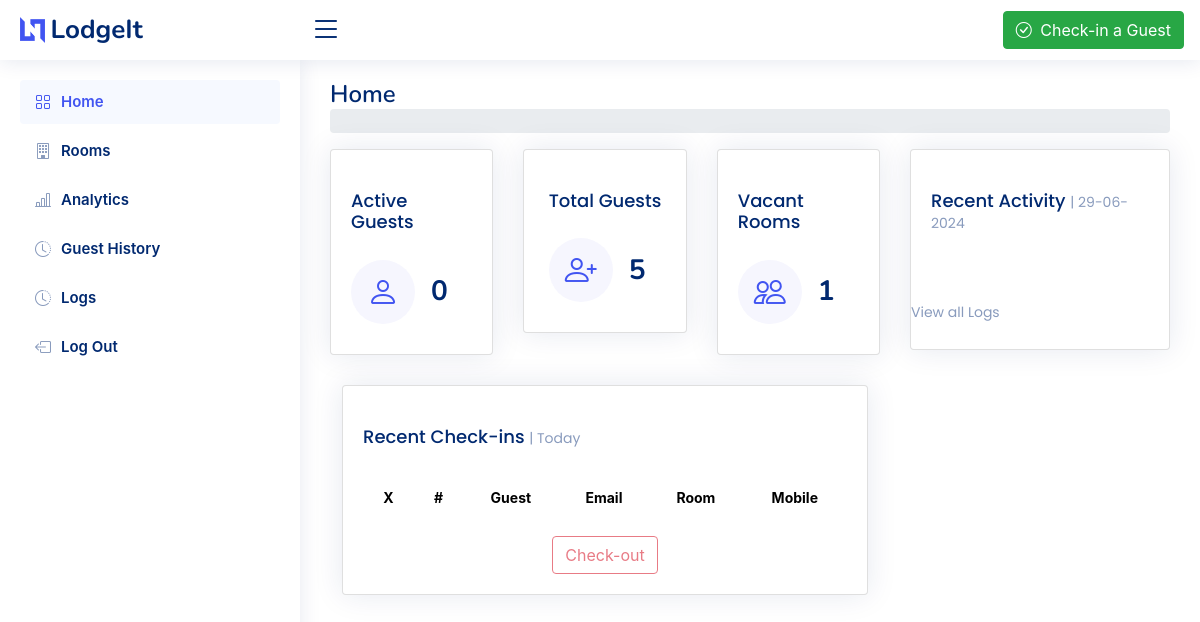
/ (signed in), run on an earlier commit of the app's database.
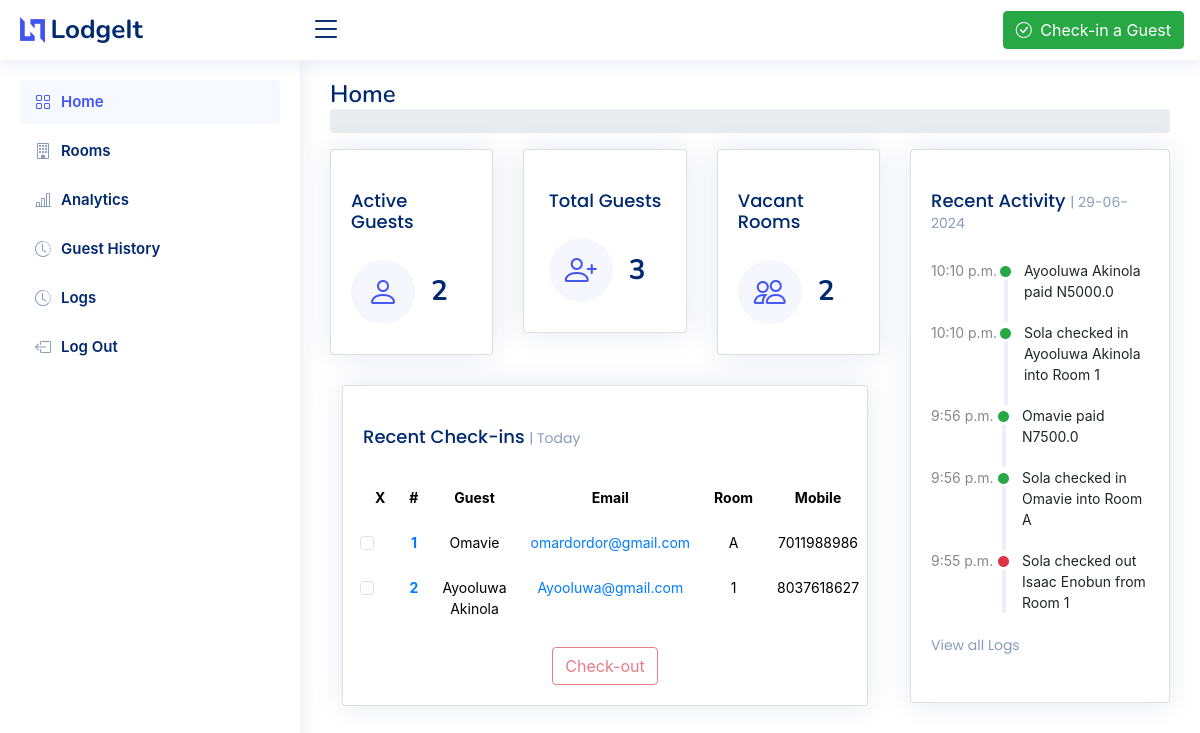
And on a later commit of the database.
### LodgeApp/models.py (models this page shows, shortened)
class Guest(models.Model):
    name = models.CharField(max_length=50)
    email = models.EmailField()
    number = models.IntegerField()
    room  = models.ForeignKey(Room, on_delete=models.CASCADE)
    check_in = models.DateTimeField(auto_now_add=True)
    staff = models.ForeignKey(Staff, on_delete=models.CASCADE)
    check_out = models.DateTimeField(null=True,blank=True)
    revenue = models.ForeignKey(Revenue, on_delete=models.CASCADE, null=True, blank=True)
    company = models.ForeignKey(Company, on_delete=models.CASCADE, null=True)
    duration = models.IntegerField(null=True)

class Room(models.Model):
    suite = models.ForeignKey(Suite, on_delete=models.CASCADE, null=True)
    company = models.ForeignKey(Company, on_delete=models.CASCADE, null=True)
    room_number = models.CharField(max_length=10)
    room_status = models.BooleanField(default=False)

class Log(models.Model):
    staff = models.ForeignKey(Staff, on_delete=models.CASCADE)
    action = models.CharField(max_length=300, blank=True)
    check_status = models.BooleanField(default=False)
    timestamp = models.DateTimeField()
    company = models.ForeignKey(Company, on_delete=models.CASCADE, null=True)

### LodgeApp/views.py (the view)
# urls.py: path('', views.dashboard, name='dashboard'),
def dashboard(request):
    if not request.user.is_authenticated:
        return redirect('sign-in')
    now=timezone.now()
    logs = Log.objects.filter(
        timestamp__date=timezone.now().date(),
        company=request.user.company
        ).order_by('-id')[:5]
    active_guests = Guest.objects.filter(check_out__gt=now,
                                         company=request.user.company)
    total_guests = Guest.objects.filter(company=request.user.company).count()
    available_rooms = Room.objects.filter(room_status=False,
                                          company=request.user.company)
    context = {
        'now':now,
        'active_guests': active_guests,
        'total_guests': total_guests,
        'staff': request.user,
        'logs': logs,
        'available_rooms': available_rooms,
        'page_name':'Home'
    }
    return render(request, 'index.html', context)

### LodgeApp/templatetags/custom_filters.py (called while the page is built)
@register.filter(name='add_one_hour')
def add_one_hour(value):
    return value + timedelta(hours=1)

### LodgeApp/templates/index.html (shortened to what the changed rows need)
{% extends 'base.html' %}
{% load static %}
{% load custom_filters %}
{% block content %}
<body>
    <main id="main" class="main">
      <div class="pagetitle">
        <h1>Home</h1>
      </div>
      <section class="section dashboard">
        <div class="row">
          <div class="col-lg-8">
            <div class="row">
              <div class="col-xxl-4 col-xl-4">
                <div class="card info-card sales-card align-items-center justify-content-center">
                  <div class="card-body">
                    <div class="d-flex align-items-center">
                      <div class="ps-3">
                        <h6>{{active_guests | length}}</h6>
                      </div>
                    </div>
                  </div>
                </div>
              </div>
              <div class="col-xxl-4 col-xl-4">
                <div class="card info-card sales-card align-items-center justify-content-center">
                  <div class="card-body">
                    <div class="d-flex align-items-center">
                      <div class="ps-3">
                        <h6>{{total_guests}}</h6>
                      </div>
                    </div>
                  </div>
                </div>
              </div>
              <div class="col-xxl-4 col-xl-4">
                <div class="card info-card sales-card align-items-center justify-content-center">
                  <div class="card-body">
                    <div class="d-flex align-items-center">
                      <div class="ps-3">
                        <h6>{{available_rooms|length}}</h6>
                      </div>
                    </div>
                  </div>
                </div>
              </div>
              <form action="{% url 'check-out' %}" method="post">
                <div class="col-12">
                    <div class="card recent-sales overflow-auto">
                        <div class="card-body">
                            <table class="table table-borderless datatable">
                                <thead>
                                    <tr>
                                        <th scope="col" class="text-center">X</th>
                                        <th scope="col" class="text-center">#</th>
                                        <th scope="col" class="text-center">Guest</th>
                                        <th scope="col" class="text-center d-none d-lg-table-cell">Email</th>
                                        <th scope="col" class="text-center">Room</th>
                                        <th scope="col" class="text-center">Mobile</th>
                                    </tr>
                                </thead>
                                <tbody>
                                    {% for guest in active_guests %}
                                    <tr>
                                        <td class="text-center">
                                            <input
                                                class="form-check-input me-1"
                                                type="checkbox"
                                                name="guest_ids"
                                                value="{{guest.id}}"
                                                aria-label="..."
                                            />
                                        </td>
                                        <th scope="row" class="text-center"><a href="#">{{ forloop.counter }}</a></th>
                                        <td class="text-center">{{guest.name}}</td>
                                        <td class="text-center d-none d-lg-table-cell">
                                            <a href="mailto:{{guest.email}}">{{guest.email}}</a>
                                        </td>
                                        <td class="text-center">{{guest.room.room_number}}</td>
                                        <td class="text-center">{{guest.number}}</td>
                                    </tr>
                                    {% endfor %}
                                </tbody>
                            </table>
                        </div>
                    </div>
                </div>
            </form>
            </div>
          </div>
          <div class="col-lg-4">
            <div class="card">
              <div class="card-body">
                {% for log in logs %}
                <div class="activity">
                  <div class="activity-item d-flex">
                    <div class="activite-label">{{log.timestamp | add_one_hour | date:'P'}}</div>
                    {% if log.check_status %}
                        <i
                        class="bi bi-circle-fill activity-badge text-success align-self-start"
                      ></i>
                      <div class="activity-content">
                        {{log.action}}
                      </div>
                      {% else %}
                        <i
                        class="bi bi-circle-fill activity-badge text-danger align-self-start"
                      ></i>
                      <div class="activity-content">
                        {{log.action}}
                      </div>
                    {% endif %}
                  </div>
                {% endfor %}
                </div>
              </div>
            </div>
          </div>
        </div>
      </section>
    </main>
  </body>
  {% endblock content %}

What changed in the data, as far as the page shows it:
now on this page (row edited): Guest: name "Omavie", email "omardordor@gmail.com", room.room_number "A", number "7011988986"
now on this page (row edited): Guest: name "Ayooluwa Akinola", email "Ayooluwa@gmail.com", room.room_number "1", number "8037618627"
added Log: timestamp|add_one_hour "10:10 p.m.", action "Ayooluwa Akinola paid N5000.0"
added Log: timestamp|add_one_hour "10:10 p.m.", action "Sola checked in Ayooluwa Akinola into Room 1"
now on this page (row edited): Log: timestamp|add_one_hour "9:56 p.m.", action "Omavie paid N7500.0"
now on this page (row edited): Log: timestamp|add_one_hour "9:56 p.m.", action "Sola checked in Omavie into Room A"
now on this page (row edited): Log: timestamp|add_one_hour "9:55 p.m.", action "Sola checked out Isaac Enobun from Room 1"
Also different on the page:
{{ active_guests | length }}: "0" → "2"
{{ total_guests }}: "5" → "3"
{{ available_rooms|length }}: "1" → "2"
